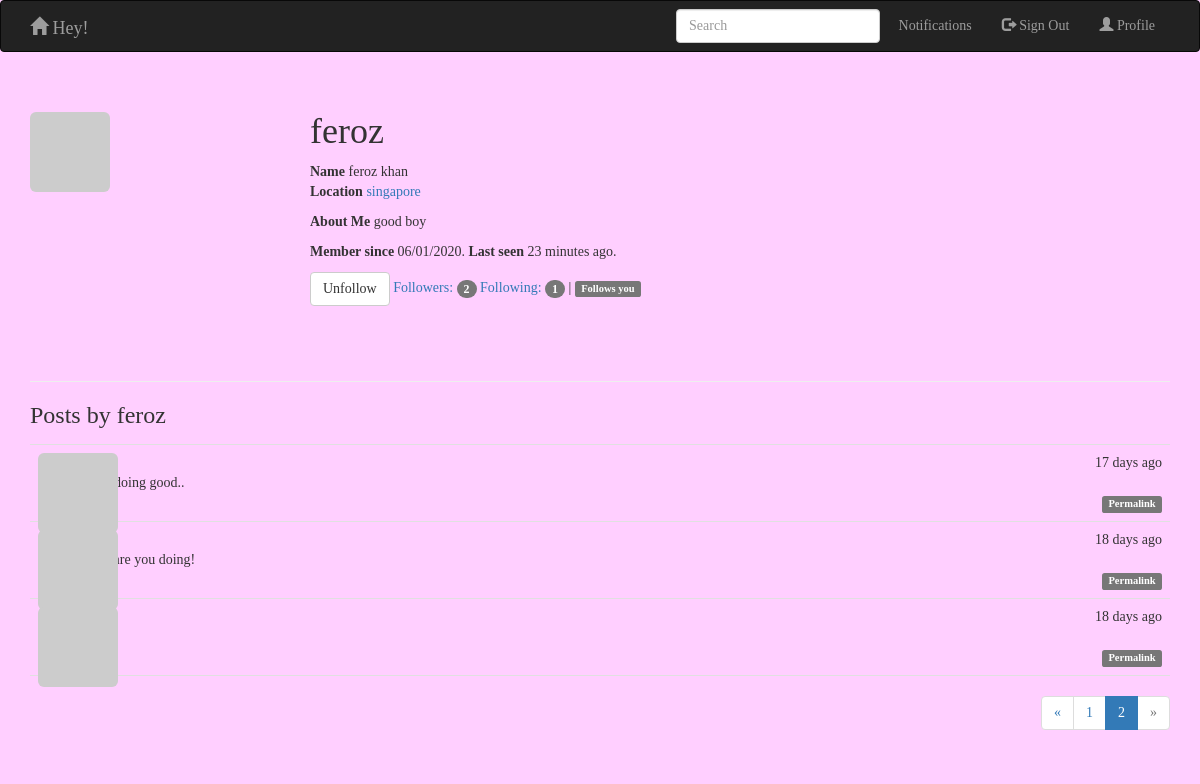
Screenshot of /user/feroz?page=2 (signed in) with the database file from the repository.
### app/models.py (models this page shows, shortened)
class User(UserMixin,db.Model):
    __tablename__ = 'users'
    id = db.Column(db.Integer, primary_key=True)
    email = db.Column(db.String(64), unique=True, index=True)
    username = db.Column(db.String(64), unique=True, index=True)
    password_hash = db.Column(db.String(128))
    role_id = db.Column(db.Integer, db.ForeignKey('roles.id'))
    name = db.Column(db.String(64))
    location = db.Column(db.String(64))
    about_me = db.Column(db.Text())
    member_since = db.Column(db.DateTime(),default=datetime.utcnow)
    last_seen = db.Column(db.DateTime(),default=datetime.utcnow)
    avatar_hash = db.Column(db.String(32))
    posts = db.relationship('Post', backref='author', lazy='dynamic')
    followed = db.relationship('Follow',backref=db.backref('follower',lazy = 'joined'),lazy='dynamic',cascade='all,delete-orphan',foreign_keys=[Follow.follower_id])
    followers = db.relationship('Follow', backref=db.backref('followed', lazy='joined'), lazy='dynamic',
                               cascade='all,delete-orphan', foreign_keys=[Follow.followed_id])
    def gravatar(self, size=100, default='identicon', rating='g'):
        if request.is_secure:
            url = 'https://secure.gravatar.com/avatar'
        else:
            url = 'http://www.gravatar.com/avatar'
        hash = self.avatar_hash or hashlib.md5(self.email.encode('utf-8')).hexdigest()
        return '{url}/{hash}?s={size}&d={default}&r={rating}'.format(
            url=url, hash=hash, size=size, default=default, rating=rating)
    @property
    def password(self):
        raise AttributeError('password is not a readable attribute')
    def ping(self):
        self.last_seen = datetime.utcnow()
        db.session.add(self)
    @login_manager.user_loader
    def load_user(user_id):
        return User.query.get(int(user_id))
    def can(self, permissions):
        return self.role is not None and (self.role.permissions & permissions) == permissions
    def is_administrator(self):
        return self.can(Permission.ADMINISTER)
    def is_following(self, user):
        return self.followed.filter_by(
            followed_id=user.id).first() is not None

class Post(db.Model):
    __tablename__ = 'posts'
    id = db.Column(db.Integer, primary_key=True)
    body = db.Column(db.Text)
    timestamp = db.Column(db.DateTime, index=True, default=datetime.utcnow)
    author_id = db.Column(db.Integer, db.ForeignKey('users.id'))

### app/main/hello.py (the view)
@main.route('/user/<username>')
def user(username):
    user = User.query.filter_by(username=username).first()
    if user is None:
        return render_template('404.html'), 404
    page = request.args.get('page', 1, type=int)
    pagination = user.posts.order_by(Post.timestamp.desc()).paginate(
        page, per_page=current_app.config['FLASKY_POSTS_PER_PAGE'],
        error_out=False)
    posts = pagination.items
    return render_template('user.html', user=user, posts = posts, pagination = pagination)

### app/auth/views.py (called while the page is built)
@auth.before_app_request
def before_request():
    if current_user.is_authenticated:
        current_user.ping()

### app/main/__init__.py (called while the page is built)
@main.app_context_processor
def inject_permissions():
    return dict(Permission=models.Permission)

### app/templates/user.html (shortened to what this page needs)
{% extends "base.html" %}
{% import "_macros.html" as macros %}
{% block page_content %}
<div class="page-header">
    <img class="img-rounded profile-thumbnail" src="{{ user.gravatar(size=256) }}">
    <div class="profile-header">
       <h1> {{ user.username }}</h1>
        {% if user.name or user.location %}
        <p>
            {% if user.name %} <b>Name</b> {{ user.name }} <br>{% endif %}
            {% if user.location %}
            <b>Location</b> <a href="http://maps.google.com/?q={{ user.location }}">{{ user.location }}</a><br>
            {% endif %}
        </p>
        {% endif %}
        {% if user.about_me %}<p> <b>About Me</b> {{ user.about_me }}</p>{% endif %}
        <p> <b>Member since</b> {{ moment(user.member_since).format('L') }}. <b>Last seen</b> {{ moment(user.last_seen).fromNow() }}. </p>
        {% if current_user.can(Permission.FOLLOW) and user != current_user %}
            {% if not current_user.is_following(user) %}
                <a href="{{ url_for('.follow', username=user.username) }}"  class="btn btn-primary">Follow</a>
            {% else %}
                <a href="{{ url_for('.unfollow', username=user.username) }}" class="btn btn-default">Unfollow</a>
            {% endif %}
        {% endif %}
        <a href="{{ url_for('.followers', username=user.username) }}">
            Followers: <span class="badge">{{ user.followers.count() -1 }}</span>
        </a>
        <a href="{{ url_for('.followed', username=user.username) }}">
            Following: <span class="badge">{{ user.followed.count() -1 }}</span>
        </a>
        {% if current_user.is_authenticated and user != current_user and user.is_following(current_user) %}
        | <span class="label label-default">Follows you</span>
        {% endif %}
    </div>
</div>
<h3>Posts by {{ user.username }}</h3>
{% include 'post.html' %}
<div class="pagination">
    {{ macros.pagination_widget(pagination, '.user', username=user.username) }}
</div>
{% endblock %}

### app/templates/post.html (shortened to what this page needs)
<ul class="posts">
    {% for post in posts %}
    <li class="post">
        <div class="post-thumbnail">
            <a href="{{ url_for('.user', username=post.author.username) }}">
                <img class="img-rounded profile-thumbnail" src="{{ post.author.gravatar(size=40) }}">
            </a>
        </div>
        <div class="post-content">
            <div class="post-date">{{ moment(post.timestamp).fromNow() }}</div>
            <div class="post-author"><a href="{{ url_for('.user', username=post.author.username) }}">{{ post.author.username }}</a></div>
            <div class="post-body">
                {% if post.body_html %}
                    {{ post.body_html | safe }}
                {% else %}
                    {{ post.body }}
                {% endif %}
            </div>
            <div class="post-footer">
                <a href="{{ url_for('.post', id=post.id) }}"><span class="label label-default">Permalink</span></a>
            </div>
        </div>
    </li>
    {% endfor %}
</ul>

### app/static/styles.css (style rules this page uses)
.profile-thumbnail { position: absolute; }
* { font-family:Verdana; }
body { background-color: #FFCFFF; }
.profile-header { min-height: 260px; margin-left: 280px; }
ul.posts { list-style-type: none; padding: 0px; margin: 16px 0px 0px 0px; border-top: 1px solid #e0e0e0; }
ul.posts li.post { padding: 8px; border-bottom: 1px solid #e0e0e0; }
div.post-date { float: right; }
div.post-author { font-weight: bold; }
div.post-thumbnail { position: absolute; }
div.post-content { margin-left: 48px; min-height: 48px; }
div.post-footer { text-align: right; }
div.pagination { width: 100%; text-align: right; padding: 0px; margin: 0px; }

### rows the page displays
User: username "feroz", name "feroz khan", location "singapore", about_me "good boy", member_since "06/01/2020", last_seen "23 minutes ago"
Post: timestamp "17 days ago", body "i am doing good.."
Post: timestamp "18 days ago", body "how are you doing!"
Post: timestamp "18 days ago"

### other values shown
{{ user.followers.count() -1 }} "2"
{{ user.followed.count() -1 }} "1"
{{ p }} "1"
{{ p }} "2"
